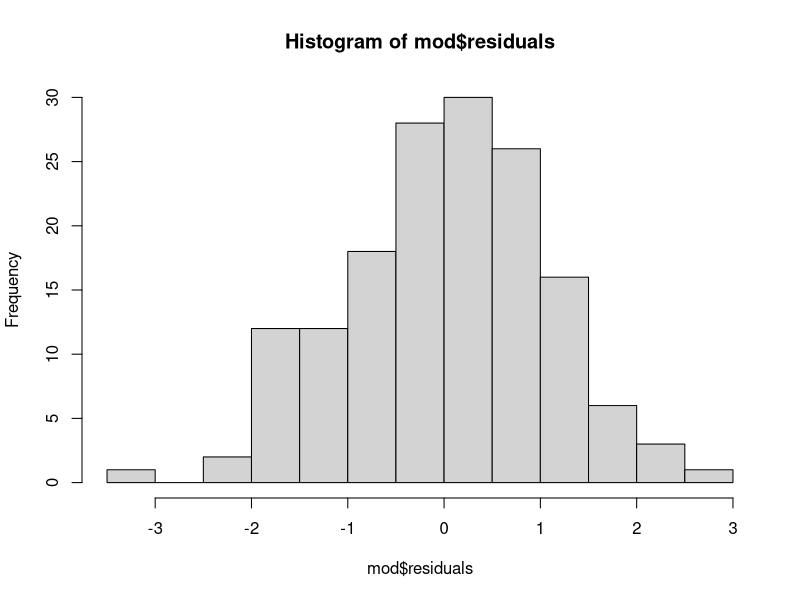
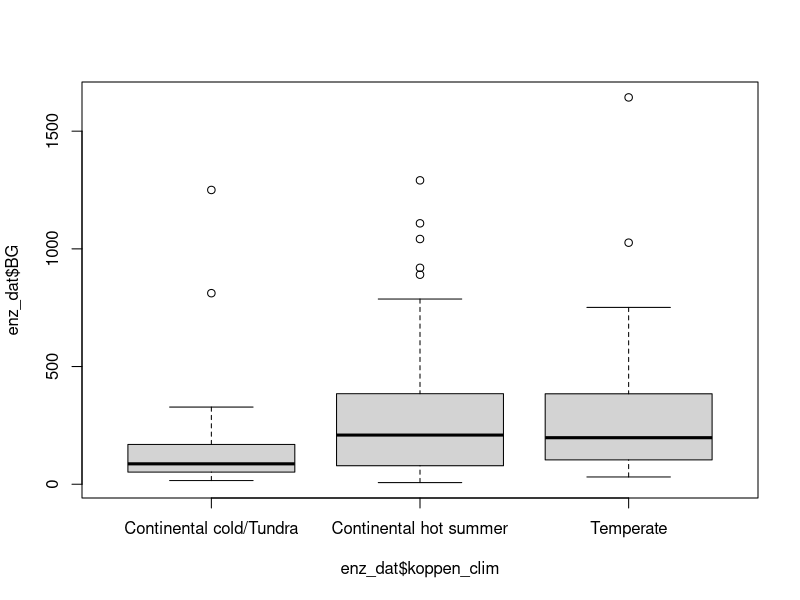

Write the R code that produced these figures, in order. (Note: this script raises an error after producing the figures.)
#@@@@@@@@@@@@@@@@@@@@@@@@@@@@@@@@@@@@@@@@@@@@@@@@@@@@@@@@@@@@@@@@@
#
# 3A - Enzymatic biogeographic patterns and drivers
#
#@@@@@@@@@@@@@@@@@@@@@@@@@@@@@@@@@@@@@@@@@@@@@@@@@@@@@@@@@@@@@@@@@

#Import data
enz_dat <- read.csv('enzyme_data.csv', row.names=1)


###
#### Response to Koppen climate ----
###

#BG
mod <- aov(log(enz_dat$BG+1) ~enz_dat$koppen_clim)
hist(mod$residuals)
summary(mod, type ='III') #p = 0.0123*
boxplot(enz_dat$BG ~enz_dat$koppen_clim)
TukeyHSD(mod)
stat_bg <- HSD.test(mod, "enz_dat$koppen_clim", group=TRUE)
stat_bg$groups$groups

#NAG
mod <- aov(log(enz_dat$NAG+1) ~enz_dat$koppen_clim)
hist(mod$residuals)
summary(mod, type ='III') #p < 0.001***
boxplot(log(enz_dat$NAG+1) ~enz_dat$koppen_clim)
TukeyHSD(mod)
stat_nag <- HSD.test(mod, "enz_dat$koppen_clim", group=TRUE)
stat_nag

#LAP
mod <- aov(log(enz_dat$LAP+1) ~enz_dat$koppen_clim)
hist(mod$residuals)
summary(mod, type ='III') #p = 0.002*
boxplot(log(enz_dat$LAP+1) ~enz_dat$koppen_clim)
TukeyHSD(mod)
stat_lap <- HSD.test(mod, "enz_dat$koppen_clim", group=TRUE)
stat_lap$groups$groups

#AP
mod <- aov(log(enz_dat$AP+1) ~enz_dat$koppen_clim)
hist(mod$residuals)
summary(mod, type ='III') #p < 0.001***
boxplot(log(enz_dat$AP+1) ~enz_dat$koppen_clim)
TukeyHSD(mod)
stat_ap <- HSD.test(mod, "enz_dat$koppen_clim", group=TRUE)
stat_ap


## Boxplots

enz_bg <- ggplot(enz_dat, aes(x=koppen_clim,y=BG))+
  geom_boxplot(outlier.shape = NA,aes(fill=koppen_clim))+
  geom_jitter(aes(col=koppen_clim), width = .1, height = 0, alpha = 0.4)+
  geom_text(data= as.data.frame(stat_bg$groups), aes(x = row.names(stat_bg$groups), y = 1500, label = stat_bg$groups$groups))+
  scale_fill_manual(values=c("#7C8AB5",  "#C45858","#6EB689"))+
  scale_color_manual(values=c("#7C8AB5",  "#C45858","#6EB689"))+
  theme_bw()+
  ylab(bquote(bold("BG activity (nmol.h"^-1~".g"[DM]~")")))+
  theme(text = element_text(face="bold"),
        axis.title.x = element_blank(),
        axis.text.x = element_blank())
enz_nag <- ggplot(enz_dat, aes(x=koppen_clim,y=NAG))+
  geom_boxplot(outlier.shape = NA,aes(fill=koppen_clim))+
  geom_jitter(aes(col=koppen_clim), width = .1, height = 0, alpha = 0.4)+
  geom_text(data= as.data.frame(stat_nag$groups), aes(x = row.names(stat_nag$groups), y = 2000, label = stat_nag$groups$groups))+
  scale_fill_manual(values=c("#7C8AB5",  "#C45858","#6EB689"))+
  scale_color_manual(values=c("#7C8AB5",  "#C45858","#6EB689"))+
  theme_bw()+
  ylab(bquote(bold("NAG activity (nmol.h"^-1~".g"[DM]~")")))+
  theme(text = element_text(face="bold"),
        axis.title.x = element_blank(),
        axis.text.x = element_blank())
enz_lap <- ggplot(enz_dat, aes(x=koppen_clim,y=LAP))+
  geom_boxplot(outlier.shape = NA,aes(fill=koppen_clim))+
  geom_jitter(aes(col=koppen_clim), width = .1, height = 0, alpha = 0.4)+
  geom_text(data= as.data.frame(stat_lap$groups), aes(x = row.names(stat_lap$groups), y = 200, label = stat_lap$groups$groups))+
  scale_fill_manual(values=c("#7C8AB5",  "#C45858","#6EB689"))+
  scale_color_manual(values=c("#7C8AB5",  "#C45858","#6EB689"))+
  theme_bw()+
  ylab(bquote(bold("LAP activity (nmol.h"^-1~".g"[DM]~")")))+
  theme(text = element_text(face="bold"),
        axis.title.x = element_blank(),
        axis.text.x = element_blank())
enz_ap <- ggplot(enz_dat, aes(x=koppen_clim,y=AP))+
  geom_boxplot(outlier.shape = NA,aes(fill=koppen_clim))+
  geom_jitter(aes(col=koppen_clim), width = .1, height = 0, alpha = 0.4)+
  geom_text(data= as.data.frame(stat_ap$groups), aes(x = row.names(stat_ap$groups), y = 7000, label = stat_ap$groups$groups))+
  scale_fill_manual(values=c("#7C8AB5",  "#C45858","#6EB689"))+
  scale_color_manual(values=c("#7C8AB5",  "#C45858","#6EB689"))+
  theme_bw()+
  ylab(bquote(bold("AP activity (nmol.h"^-1~".g"[DM]~")")))+
  theme(text = element_text(face="bold"),
        axis.title.x = element_blank(),
        axis.text.x = element_blank())
gridExtra::grid.arrange(enz_bg, enz_nag, enz_lap, enz_ap)

###
#### Environmental drivers ----
###

## Import data
enz_env <- read.csv("Enzymes_and_Env_drivers.csv", row.names=1) #input file

### Importance plot

# Load data
df <- enz_env[,-c(1,3,4)] #reproduce this step foir each enzyme by removing the other enzymes. 

# Calculate Spearman rho for each predictor vs response
response_var <- "NAG"  # replace with your actual response variable
predictors <- setdiff(names(df), response_var)

# Initialize result storage
results <- data.frame(
  Variable = predictors,
  SpearmanRho = NA,
  P_value = NA
)

for (v in predictors) {
  test <- cor.test(df[[v]], df[[response_var]], method = "spearman")
  results$SpearmanRho[results$Variable == v] <- test$estimate
  results$P_value[results$Variable == v] <- test$p.value
}

# Add derived columns
results$AbsRho <- abs(results$SpearmanRho)
results$Significance <- cut(results$P_value,
                            breaks = c(-Inf, 0.001, 0.01, 0.05, Inf),
                            labels = c("***", "**", "*", ""))
results$SigGroup <- ifelse(results$P_value < 0.05, "Significant", "Non-significant")

# Sort by importance
results <- results[order(-results$AbsRho), ]

# Plot

imp_bg <- ggplot(results, aes(x = reorder(Variable, AbsRho), y = AbsRho)) +
  geom_bar(data = subset(results, SigGroup == "Non-significant"),
           stat = "identity", fill = "lightgray") +
  geom_bar(data = subset(results, SigGroup == "Significant"),
           aes(fill = AbsRho), stat = "identity") +
  geom_text(aes(label = Significance), hjust = -0.2, size = 5) +
  scale_fill_gradient(low = "lightpink", high = "red") +
  coord_flip() +
  labs(title = "BG",
       y = expression(paste("|Spearman ", rho, "|")),
       x = NULL) +
  theme_minimal() +
  theme(legend.position = "none")

imp_nag <- ggplot(results, aes(x = reorder(Variable, AbsRho), y = AbsRho)) +
  geom_bar(data = subset(results, SigGroup == "Non-significant"),
           stat = "identity", fill = "lightgray") +
  geom_bar(data = subset(results, SigGroup == "Significant"),
           aes(fill = AbsRho), stat = "identity") +
  geom_text(aes(label = Significance), hjust = -0.2, size = 5) +
  scale_fill_gradient(low = "lightpink", high = "red") +
  coord_flip() +
  labs(title = "NAG",
       y = expression(paste("|Spearman ", rho, "|")),
       x = NULL) +
  theme_minimal() +
  theme(legend.position = "none")

imp_lap <- ggplot(results, aes(x = reorder(Variable, AbsRho), y = AbsRho)) +
  geom_bar(data = subset(results, SigGroup == "Non-significant"),
           stat = "identity", fill = "lightgray") +
  geom_bar(data = subset(results, SigGroup == "Significant"),
           aes(fill = AbsRho), stat = "identity") +
  geom_text(aes(label = Significance), hjust = -0.2, size = 5) +
  scale_fill_gradient(low = "lightpink", high = "red") +
  coord_flip() +
  labs(title = "LAP",
       y = expression(paste("|Spearman ", rho, "|")),
       x = NULL) +
  theme_minimal() +
  theme(legend.position = "none")

imp_ap <- ggplot(results, aes(x = reorder(Variable, AbsRho), y = AbsRho)) +
  geom_bar(data = subset(results, SigGroup == "Non-significant"),
           stat = "identity", fill = "lightgray") +
  geom_bar(data = subset(results, SigGroup == "Significant"),
           aes(fill = AbsRho), stat = "identity") +
  geom_text(aes(label = Significance), hjust = -0.2, size = 5) +
  scale_fill_gradient(low = "lightpink", high = "red") +
  coord_flip() +
  labs(title = "AP",
       y = expression(paste("|Spearman ", rho, "|")),
       x = NULL) +
  theme_minimal() +
  theme(legend.position = "none")

gridExtra::grid.arrange(imp_bg, imp_nag, imp_lap, imp_ap)

